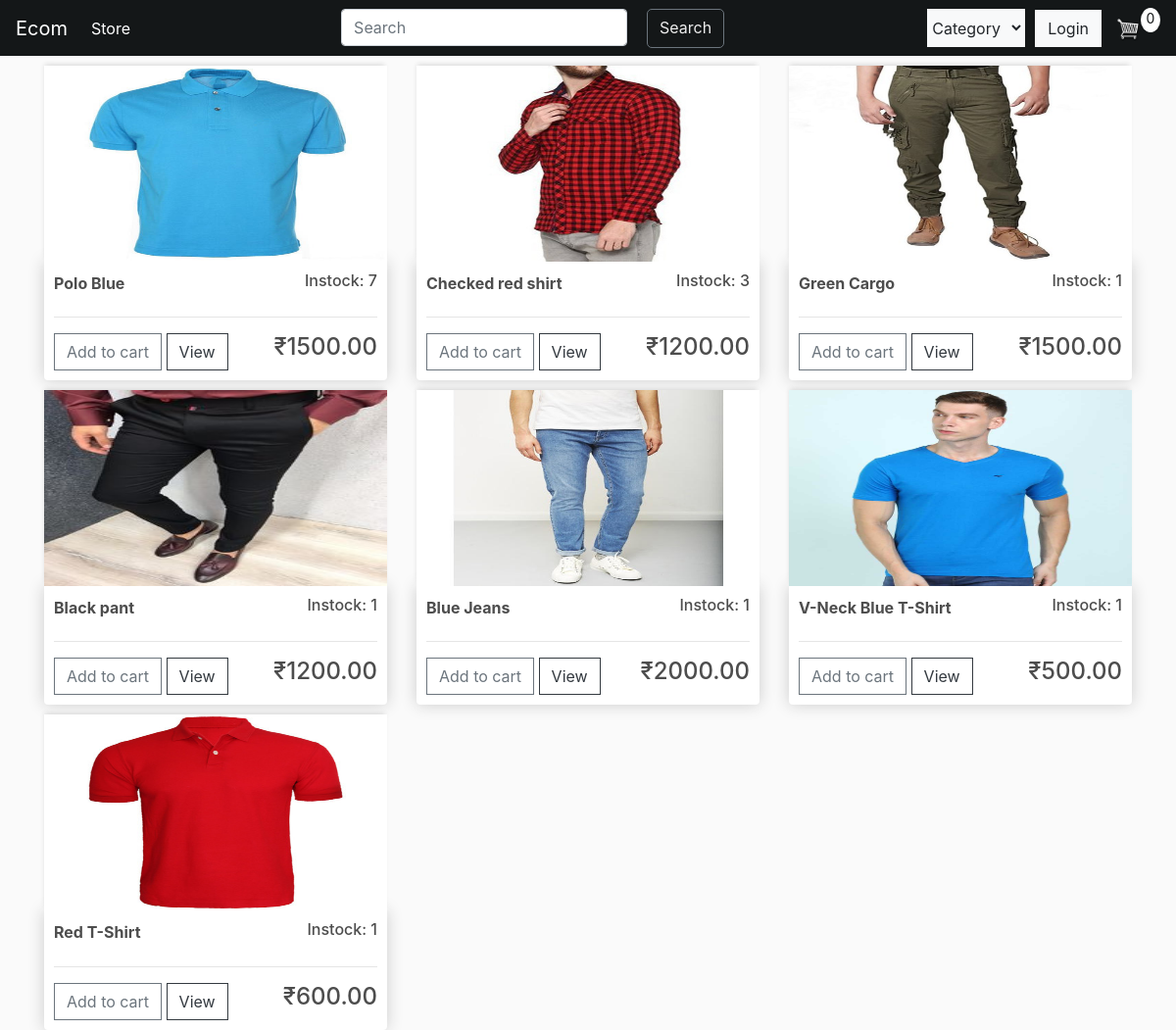
Before: / with the older database file.
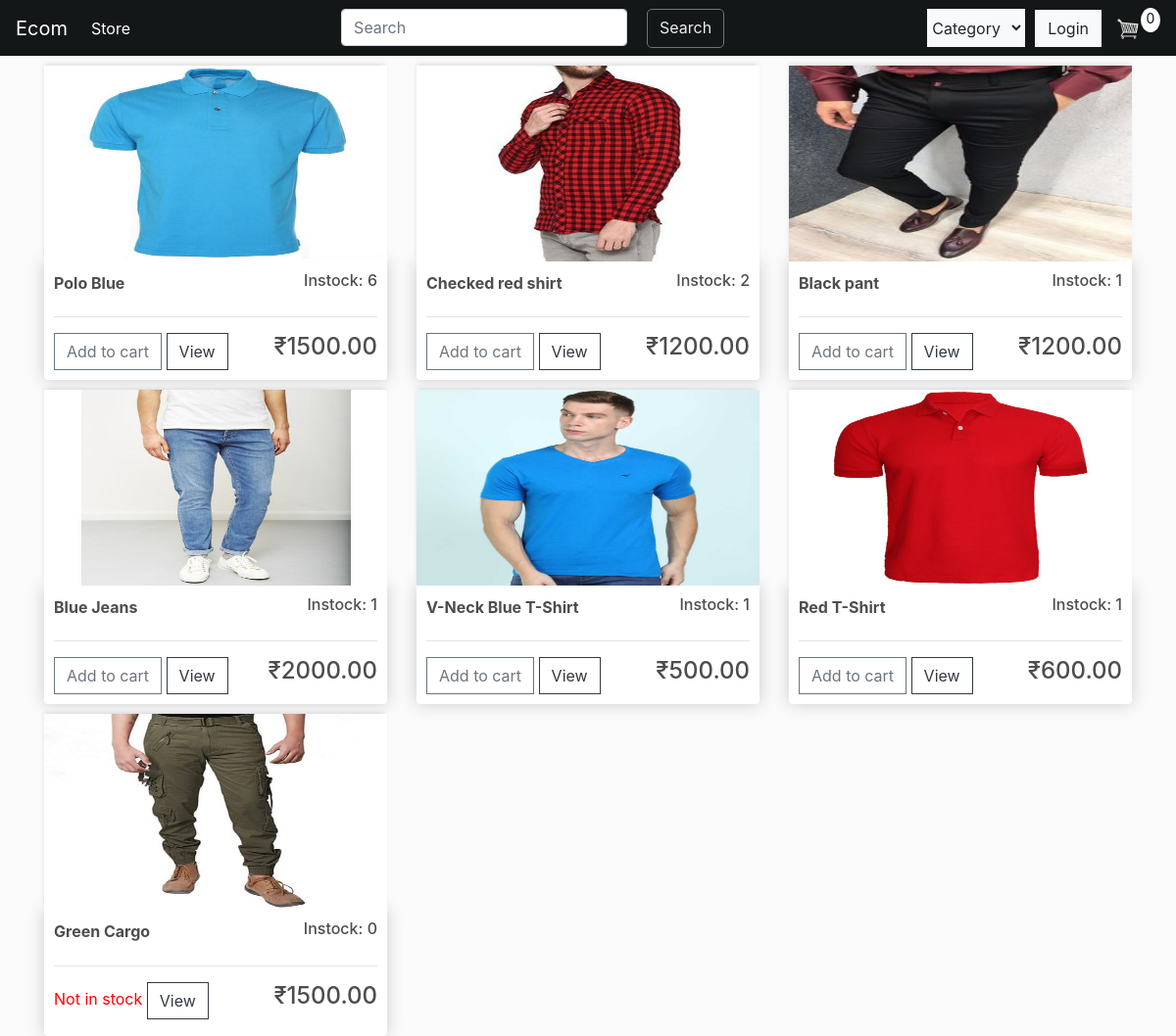
After: the same page with the newer database file.
### store/models.py (models this page shows, shortened)
class Product(models.Model):
    name = models.CharField(max_length=200,null=True)
    price = models.FloatField()
    description = models.CharField(max_length=500,blank=True,default="")
    CATEGORY = (('shirt','SHIRT'), ('t-shirt','T-SHIRT'),('trouser','TROUSER'))
    categories = models.CharField(max_length=7,choices=CATEGORY,default='shirt')
    image = models.ImageField(null=True,blank = True)
    stock = models.IntegerField(default = 0)
    amazon = models.CharField(max_length=500,blank=False,default="#")
    @property
    def imageURL(self):
        try:
            url = self.image.url
        except:
            url = ''
        return url
    class Meta:
        ordering = ['-stock']

### store/views.py (the view)
# urls.py: path('',views.store,name='store'),
def store(request):
    if request.user.is_authenticated:
        customer = request.user.customer
        order, created = Order.objects.get_or_create(customer=customer, complete = False)
        items = order.orderitem_set.all()
        cartItems = order.get_cart_items
    else:
        cookieData = cookieCart(request)
        try:
            items = cookieData["items"]
            order = cookieData["order"]
            cartItems = cookieData["cartItems"]
        except:
            items = []
            order = {"get_cart_items":0,"get_cart_total":0}
            cartItems = order["get_cart_items"]
    cat = request.GET.get("selection")
    query = request.GET.get('search','')
    if len(query) > 0:
        products = Product.objects.filter(name__icontains=query)
    else:
        products = Product.objects.all()
    context = {'products':products, "cartItems": cartItems,"cat":cat}
    return render(request,'store/store.html',context)

### store/utils.py (called while the page is built, shortened)
def cookieCart(request):
    try:
        cart = json.loads(request.COOKIES['cart'])
    except:
        cart = {}
    items = []
    order = {"get_cart_items":0,"get_cart_total":0}
    cartItems = order["get_cart_items"]
    return {'cartItems':cartItems,'order':order,'items':items}

### store/templates/store/store.html (shortened to what this page needs)
{% extends 'store/main.html'%}
{% load static%}
{%block content%}
<div class="row">
    {% for product in products%}
    {% if cat == product.categories or cat == None or cat == 'all'%}
    <div class = "col-lg-4">
        <img class="thumbnail" src = "{{product.imageURL}}">
        <div class="box-element product">
            <h6 style="display:inline-block" ><strong>{{product.name}} </strong></h6>
            <h6 style="float: right;">Instock: {{product.stock}}</h6>
            <hr>
            {% if product.stock > 0%}
            <button data-product={{product.id}} data-action="add" class="btn btn-outline-secondary addbtn update-cart">Add to cart</button>
            {% else %}
            <p style="color: red; display: inline-block">Not in stock</p>
            {% endif %}
            <button class="btn btn-outline-dark view">View</button>
            <h4 style="display: inline-block; float:right;">₹{{product.price|floatformat:2}}</h4>
        </div>
    </div>
    {% endif%}
    {% endfor %}
</div>
{%endblock%}

### store/templates/store/main.html (shortened to what this page needs)
<!DOCTYPE html>
{%load static%}
<html lang="en">
    <head>
        <link rel="stylesheet" href="https://stackpath.bootstrapcdn.com/bootstrap/4.4.1/css/bootstrap.min.css">
        <link rel="stylesheet" type="text/css" href="{%static 'css/core.css'%}?{% now 'U'%}">
    </head>
    <body>
      <nav class="navbar navbar-expand-lg navbar-dark bg-dark">
        <a class="navbar-brand" href="{% url 'store' %}">Ecom</a>
        <div class="collapse navbar-collapse" id="navbarSupportedContent">
          <ul class="navbar-nav mr-auto">
            <li class="nav-item active">
              <a class="nav-link" href="{% url 'store' %}">Store <span class="sr-only">(current)</span></a>
            </li>
          </ul>
          <form action="{% url 'store'%}" method="GET" class="searching">
            <input class="form-control me-2 search-field" type="search" placeholder="Search" aria-label="Search" name="search" >
            <button class="btn btn-outline-secondary search-button" type="submit">Search</button>
          </form>
          <form action="{% url 'store'%}" method="GET">
            <select class="form-select btn-light selection" aria-label="Default select example" name="selection" onchange='this.form.submit()'>
              <option selected >Category</option>
            </select>
          </form>
            {% if user.is_authenticated %}
              <a href="{% url 'logout' %}" class="btn btn-light">Logout</a>
            {% else%}
              <a href="{% url 'login'%}"class="btn btn-light">Login</a>
            {% endif%}
             <a href="{% url 'cart' %}">
              <img  id="cart-icon" src="{% static 'image/cart.png' %}">
            </a>
            <p id="cart-total">{{cartItems}}</p>
          </div>
      </nav>
        <div class="container">
            {% block content%}
            {% endblock content%}
        </div>
    </body>
</html>

### static/css/core.css (style rules this page uses)
body { background-color: hsl(0, 0%, 98%); }
h1,h2,h3,h4,h5,h6 { color:hsl(0, 0%, 30%); }
.box-element { box-shadow:hsl(0, 0%, 80%) 0 0 16px; background-color: #fff; border-radius: 4px; padding: 10px; }
.thumbnail { width: 100%; height: 200px; -webkit-box-shadow: -1px -3px 5px -2px rgba(214,214,214,1); -moz-box-shadow: -1px -3px 5px -2px rgba(214,214,214,1); box-shadow: -1px -3px 5px -2px rgba(214,214,214,1); }
.product { border-radius: 0 0 4px 4px; }
.bg-dark { background-color: #141718!important; }
#cart-icon { width:25px; display: inline-block; margin-left: 15px; }
#cart-total { display: block; text-align: center; color:#141718; background-color: #fff; width: 20px; height: 25px; border-radius: 50%; font-size: 14px; }
.col-lg-4, .col-lg-6, .col-lg-8, .col-lg-12 { margin-top: 10px; }
.btn { border-radius: 0; }
.selection { margin-right: 10px; width: 100px; height: 39px; }
.search-field { display: inline-block; margin-right: 20px; }
.search-button { display: inline-block; color:#ececec; border-radius: 5px; padding-bottom: 8px; }
.searching { display: inherit; margin-right: auto; width: 391px; }

Changed rows visible on the page:
changed Product "Polo Blue": stock "7" → "6"
changed Product "Checked red shirt": stock "3" → "2"
changed Product "Green Cargo": stock "1" → "0"; stock "Add to cart" → "Not in stock"; moves down the list
